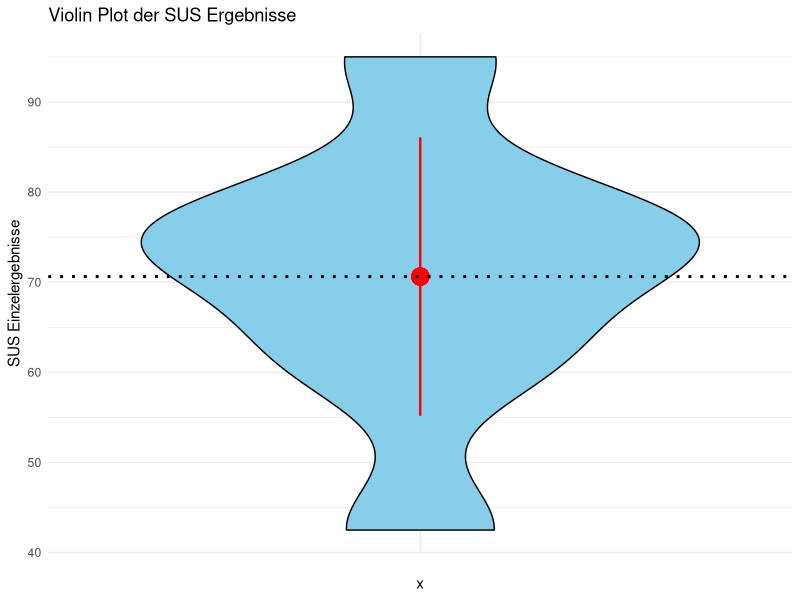
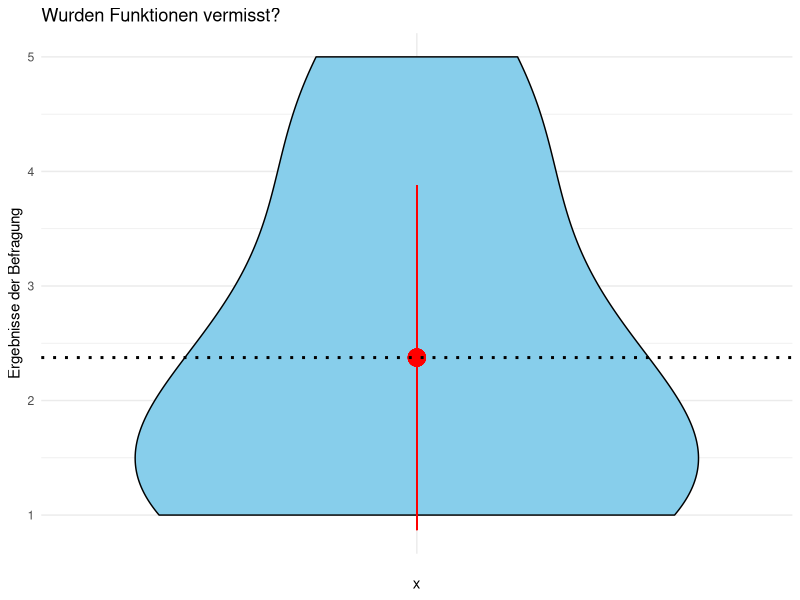
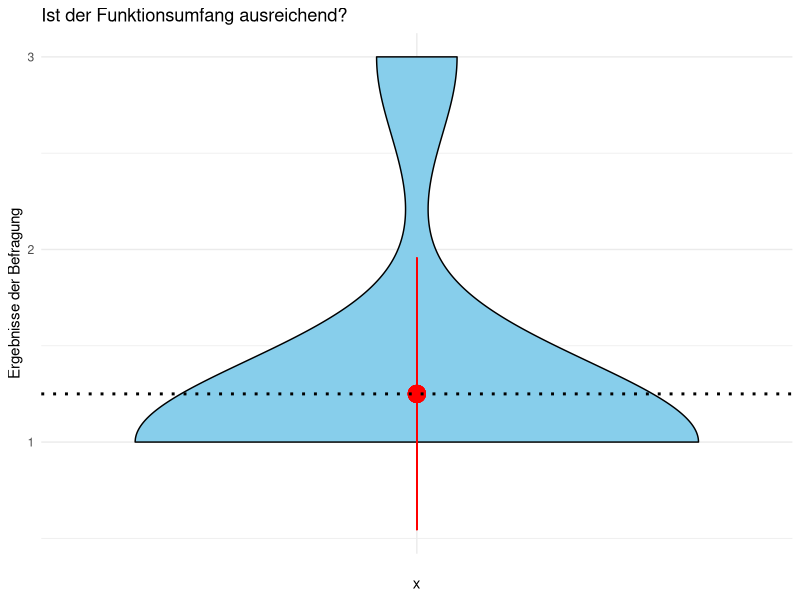

These figures' R source, in order:
setwd("C:/Users/User/Desktop/Code/UXeval")
eval_dat <- read.csv("Evaluation.csv")
eval_dat

# Age
max_age <- max(eval_dat$Q13_Age) # 26
min_age <- min(eval_dat$Q13_Age) # 20
mean_age <- mean(eval_dat$Q13_Age) # 22.125
max_age
min_age
mean_age

# Gender
genders <- table(eval_dat$Q12_Gender)
genders
# Weiblich: Männlich: Divers:
# 4         3         1 

education <- table(eval_dat$Q14_Bildung)
education
# Abitur:
# 8

# SUS-Fragebogen

q1 <- eval_dat$Q03_System.Usability.Scale..Ich.kann.mir.sehr.gut.vorstellen..die.App.regelmäßig.zu.nutzen. - 1
q3 <- eval_dat$Q03_System.Usability.Scale..Ich.empfinde.die.App.als.einfach.zu.nutzen. - 1
q5 <- eval_dat$Q03_System.Usability.Scale..Ich.finde..dass.die.verschiedenen.Funktionen.der.App.gut.integriert.sind. - 1
q7 <- eval_dat$Q03_System.Usability.Scale..Ich.kann.mir.vorstellen..dass.die.meisten.Leute.die.App.schnell.zu.beherrschen.lernen. - 1
q9 <- eval_dat$Q03_System.Usability.Scale..Ich.habe.mich.bei.der.Nutzung.der.App.sehr.sicher.gefühlt. - 1

q2 <- 5 - eval_dat$Q03_System.Usability.Scale..Ich.empfinde.die.App.als.unnötig.komplex.
q4 <- 5 - eval_dat$Q03_System.Usability.Scale..Ich.denke..dass.ich.technischen.Support.brauchen.würde..um.die.App.zu.nutzen.
q6 <- 5 - eval_dat$Q03_System.Usability.Scale..Ich.finde..dass.es.in.der.App.zu.viele.Inkonsistenzen.gibt.
q8 <- 5 - eval_dat$Q03_System.Usability.Scale..Ich.empfinde.die.Bedienung.als.sehr.umständlich.
q10 <- 5 - eval_dat$Q03_System.Usability.Scale..Ich.musste.eine.Menge.Dinge.lernen..bevor.ich.mit.der.App.arbeiten.konnte.


sus_scores <- 2.5 * (q1 + q2 + q3 + q4 + q5 + q6 + q7 + q8 + q9 + q10)

sus_mean <- mean(sus_scores)
sus_mean # 70.625
sus_sd <- sd(sus_scores)
sus_sd

df <- data.frame(value = sus_scores)

library(ggplot2)

ggplot(df, aes(x = "", y = value)) + 
  geom_violin(fill = "skyblue", color = "black") + 
  geom_pointrange(aes( y = sus_mean, ymin = sus_mean - sus_sd, ymax = sus_mean + sus_sd),
                  color = "red", size = 1.2) + 
  geom_hline(yintercept = sus_mean, color = "black", linetype = "dotted", linewidth = 1) +
  labs(title = "Violin Plot der SUS Ergebnisse", 
       y = "SUS Einzelergebnisse") + 
  theme_minimal()

# Funktionsumfangsfragen

f6 <- eval_dat$Q06_Funktionsumfang.vermisst..Funktionsumfang
f6_mean <- mean(f6)
f6_mean # 2.375


f8 <- eval_dat$Q08..Funktionsumfang
f8_mean <- mean(f8)
f8_mean # 1.25

f6_sd <- sd(f6)
f8_sd <- sd(f8)


ggplot(data.frame(value = f6), aes(x = "", y = value)) + 
  geom_violin(fill = "skyblue", color = "black") + 
  geom_pointrange(aes( y = f6_mean, ymin = f6_mean - f6_sd, ymax = f6_mean + f6_sd),
                  color = "red", size = 1.2) + 
  geom_hline(yintercept = f6_mean, color = "black", linetype = "dotted", linewidth = 1) +
  labs(title = "Wurden Funktionen vermisst?", 
       y = "Ergebnisse der Befragung") + 
  theme_minimal()

ggplot(data.frame(value = f8), aes(x = "", y = value)) + 
  geom_violin(fill = "skyblue", color = "black") + 
  geom_pointrange(aes( y = f8_mean, ymin = f8_mean - f8_sd, ymax = f8_mean + f8_sd),
                  color = "red", size = 1.2) + 
  geom_hline(yintercept = f8_mean, color = "black", linetype = "dotted", linewidth = 1) +
  labs(title = "Ist der Funktionsumfang ausreichend?", 
       y = "Ergebnisse der Befragung") + 
  theme_minimal()
